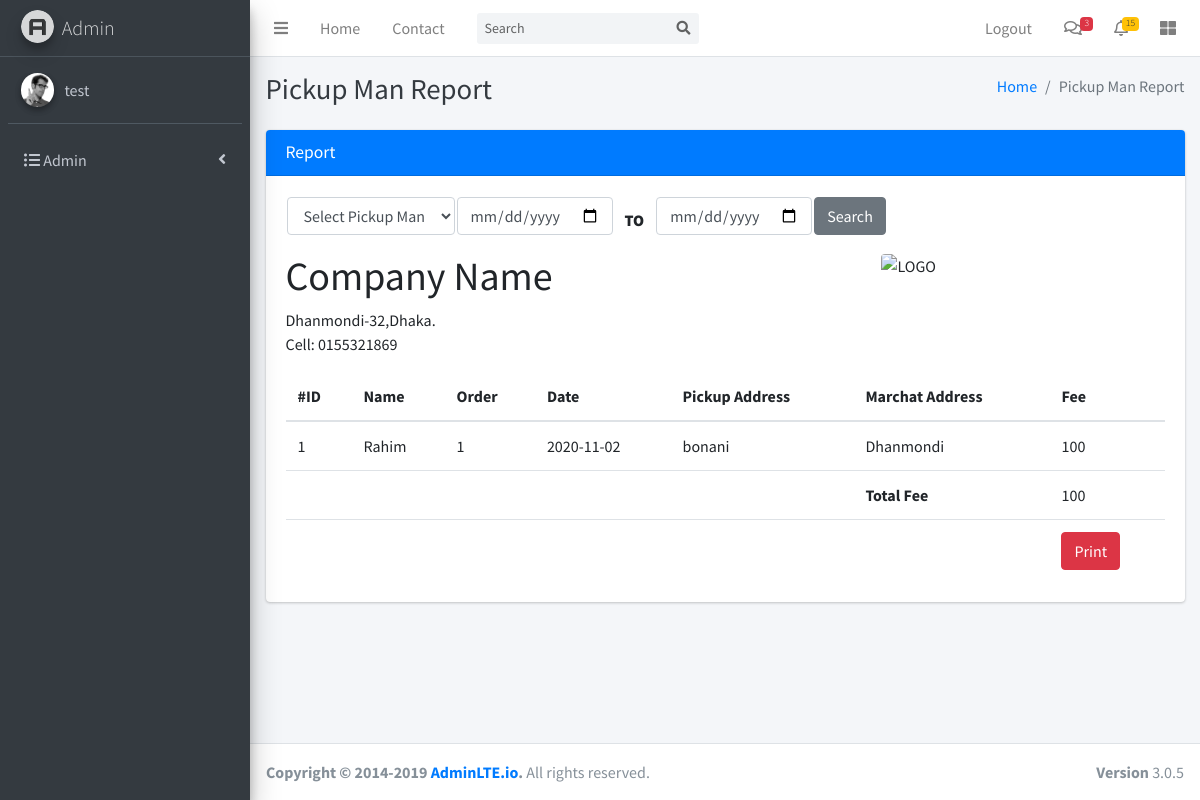
Page /admin/pickup_man_report.php?id=3 (signed in) on the committed database.
### tables this page shows
CREATE TABLE `delivery_man` (
  `dID` int(11) NOT NULL,
  `d_name` varchar(100) NOT NULL,
  `d_phone` varchar(20) NOT NULL,
  `d_email` varchar(100) NOT NULL,
  `d_address` text NOT NULL,
  `password` varchar(100) NOT NULL,
  `areaID` int(11) NOT NULL
);

CREATE TABLE `orders` (
  `orderID` int(11) NOT NULL,
  `merchantID` int(11) NOT NULL,
  `date` date NOT NULL,
  `priority` enum('emergency','normal','medium') NOT NULL,
  `pickup_address` text NOT NULL,
  `delivery_address` text NOT NULL,
  `fee` varchar(255) NOT NULL,
  `status` enum('pending','received','picked_up','processing','delivered') NOT NULL,
  `pickup_man` int(11) NOT NULL,
  `delivery_man` int(11) NOT NULL,
  `code` varchar(50) NOT NULL,
  `pickup_area` int(11) NOT NULL,
  `delivery_area` int(11) NOT NULL,
  `order_type` enum('Cash on Delivery','Only Delivery') NOT NULL,
  `feedback` text NOT NULL,
  `received_by` int(11) NOT NULL,
  `customer_name` varchar(255) NOT NULL,
  `customer_phone` varchar(255) NOT NULL
);

CREATE TABLE `merchant` (
  `merchantID` int(11) NOT NULL,
  `m_name` varchar(255) NOT NULL,
  `m_address` text NOT NULL,
  `m_phone` varchar(20) NOT NULL,
  `m_email` varchar(150) NOT NULL,
  `m_password` varchar(20) NOT NULL,
  `areaID` int(11) NOT NULL
);

### admin/class/Controller.php (called while the page is built, shortened)
<?php
class Controller {
    private $conn;
    function __construct($host, $user, $password, $dbName) {
        $this->conn = new mysqli($host, $user, $password, $dbName);
    }
    public function get_pickman_details($data) {
        $id = $data['id'];
        $d = $this->conn->query("SELECT delivery_man.d_name,COUNT(orderID) AS total,orders.fee,(COUNT(orderID)*orders.fee) as total_fee,orders.date,orders.orderID,delivery_man.d_phone,delivery_man.d_address,orders.merchantID,orders.pickup_address,merchant.m_address FROM delivery_man JOIN orders ON delivery_man.dID=orders.delivery_man JOIN merchant ON orders.merchantID=merchant.merchantID WHERE status='picked_up' OR delivery_man=$id");
        return $d;
    }
}

### admin/pickup_man_report.php (the view, shortened to what this page needs)
<?php
include_once 'header.php';
if (isset($_POST['searchsubmit'])) {
    $result = $obj->check_pickup_report($_POST);
} else {
    if (isset($_GET['id'])) {
        $pickup_man = $obj->get_pickman_details($_GET);
    }
}
?>
<?php
include_once 'left_menu.php';
?>
<div class="content-wrapper">
    <div class="content-header">
        <div class="container-fluid">
            <div class="row mb-2">
                <div class="col-sm-6">
                    <h1 class="m-0 text-dark">Pickup Man Report</h1>
                </div>
                <div class="col-sm-6">
                    <ol class="breadcrumb float-sm-right">
                        <li class="breadcrumb-item"><a href="#">Home</a></li>
                        <li class="breadcrumb-item active">Pickup Man Report</li>
                    </ol>
                </div>
            </div>
        </div>
    </div>
    <section class="content">
        <div class="container-fluid">
            <div class="row">
                <div class="col-md-12">
                    <div class="row">
                        <div class="col-md-12">
                            <div class="card">
                                <div class="card-header bg-primary">
                                    <h3 class="card-title">Report</h3>
                                </div>
                                <div class="card-body">
                                    <form action="" method="POST">
                                        <table class="serch_form">
                                            <tr>
                                                <td>
                                                    <div class="form-group">
                                                        <select name="delivery_id" class="form-control">
                                                            <option value="">Select Pickup Man</option>
                                                        </select>
                                                    </div>
                                                </td>
                                                <td>
                                                    <div class="form-group">
                                                        <input type="date" class="form-control" id="startdate"
                                                               name="startdate" placeholder="Start-date">
                                                    </div>
                                                </td>
                                                <td>
                                                    <label><span
                                                            style="padding: 10px;"><strong>TO</strong></span></label>
                                                </td>
                                                <td>
                                                    <div class="form-group">
                                                        <input type="date" class="form-control" id="enddate"
                                                               name="enddate" placeholder="End-date">
                                                    </div>
                                                </td>
                                                <td>
                                                    <div class="form-group">
                                                        <input type="submit" class="btn btn-secondary"
                                                               name="searchsubmit" value="Search">
                                                    </div>
                                                </td>
                                            </tr>
                                        </table>
                                    </form>
                                    <?php if (isset($pickup_man)) { ?>
                                        <table class="table table-borderd" >
                                        <div class="row">
                                                    <div class="col-md-8">
                                                        <h1>Company Name</h1>
                                                        <p>Dhanmondi-32,Dhaka.<br>Cell: 0155321869</p>
                                                    </div>
                                                    <div class="col-md-4"><img src="../img/logo.png" class="img-rounded" height="80" width="90" alt="LOGO"></div>
                                                </div>
                                            <thead>
                                                <tr>
                                                    <th>#ID</th>
                                                    <th>Name</th>
                                                    <th>Order</th>
                                                    <th>Date</th>
                                                    <th>Pickup Address</th>
                                                    <th>Marchat Address</th>
                                                    <th>Fee</th>
                                                </tr>
                                            </thead>
                                            <tbody>
                                                <?php
                                                $i = 1;
                                                while ($row = $pickup_man->fetch_assoc()) {
                                                    ?>
                                                    <tr>
                                                        <td><?php echo $i++; ?></td>
                                                        <td><?php echo $row['d_name']; ?></td>
                                                        <td><?php echo $row['total']; ?></td>
                                                        <td><?php echo $row['date']; ?></td>
                                                        <td><?php echo $row['pickup_address']; ?></td>
                                                        <td><?php echo $row['m_address']; ?></td>
                                                        <td><?php echo $row['fee']; ?></td>
                                                    </tr>
                                                    <tr>
                                                        <td colspan="5"></td>
                                                        <td><b>Total Fee</b></td>
                                                        <td>
                                                            <?php echo $row['total_fee']; ?>
                                                        </td>
                                                    </tr>
                                                <?php } ?>
                                            </tbody>
                                            <tfoot>
                                                <tr>
                                                    <td colspan="6"></td>
                                                    <td>
                                                        <form class="d-print-none">
                                                            <input class="btn btn-danger" type="submit" value="Print" onClick="window.print()">
                                                        </form>
                                                    </td>
                                                </tr>
                                            </tfoot>
                                        </table>
                                    <?php } ?>
                                </div>
                            </div>
                        </div>
                    </div>
                </div>
            </div>
        </div>
    </section>
</div>
<?php include_once 'footer.php'; ?>

### rows in the picture
delivery_man: d_name "Rahim", total "1", orders.date "2020-11-02", orders.pickup_address "bonani", merchant.m_address "Dhanmondi", orders.fee "100", total_fee "100"

### other values in the picture
$_SESSION['userName'] "test"
